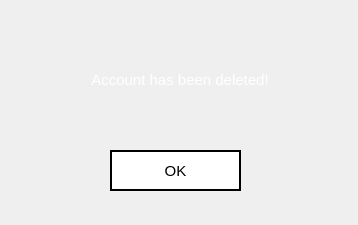
<?xml version="1.0" encoding="UTF-8"?>
<ui version="4.0">
 <class>admin_prompt2</class>
 <widget class="QWidget" name="admin_prompt2">
  <property name="geometry">
   <rect>
    <x>0</x>
    <y>0</y>
    <width>358</width>
    <height>225</height>
   </rect>
  </property>
  <property name="minimumSize">
   <size>
    <width>358</width>
    <height>225</height>
   </size>
  </property>
  <property name="maximumSize">
   <size>
    <width>358</width>
    <height>225</height>
   </size>
  </property>
  <property name="windowTitle">
   <string>Message</string>
  </property>
  <property name="windowIcon">
   <iconset>
    <normaloff>icon.png</normaloff>icon.png</iconset>
  </property>
  <property name="styleSheet">
   <string notr="true">QWidget#admin_prompt2{
border-image: url(:images/gradient.png);
}

QPushButton{
background: transparent;
background-color: white;
border: 2px solid black;
}

QPushButton:hover{
background-color: rgb(30, 30, 30);
color: white;
}

QPushButton:pressed
{
font: bold;
}
</string>
  </property>
  <widget class="QWidget" name="verticalLayoutWidget">
   <property name="geometry">
    <rect>
     <x>30</x>
     <y>40</y>
     <width>300</width>
     <height>81</height>
    </rect>
   </property>
   <layout class="QVBoxLayout" name="verticalLayout">
    <item>
     <widget class="QLabel" name="label">
      <property name="font">
       <font>
        <pointsize>11</pointsize>
       </font>
      </property>
      <property name="text">
       <string>&lt;html&gt;&lt;head/&gt;&lt;body&gt;&lt;p&gt;&lt;span style=&quot; color:#ffffff;&quot;&gt;Account has been deleted!&lt;/span&gt;&lt;/p&gt;&lt;/body&gt;&lt;/html&gt;</string>
      </property>
      <property name="alignment">
       <set>Qt::AlignCenter</set>
      </property>
     </widget>
    </item>
   </layout>
  </widget>
  <widget class="QPushButton" name="sys_ok">
   <property name="geometry">
    <rect>
     <x>110</x>
     <y>150</y>
     <width>131</width>
     <height>41</height>
    </rect>
   </property>
   <property name="font">
    <font>
     <pointsize>11</pointsize>
    </font>
   </property>
   <property name="text">
    <string>OK</string>
   </property>
  </widget>
  <widget class="QLabel" name="label_2">
   <property name="geometry">
    <rect>
     <x>0</x>
     <y>0</y>
     <width>358</width>
     <height>225</height>
    </rect>
   </property>
   <property name="styleSheet">
    <string notr="true">border-image: url(:/images/adbg.png);</string>
   </property>
   <property name="text">
    <string/>
   </property>
  </widget>
  <zorder>label_2</zorder>
  <zorder>verticalLayoutWidget</zorder>
  <zorder>sys_ok</zorder>
 </widget>
 <resources>
  <include location="resource.qrc"/>
 </resources>
 <connections/>
</ui>
